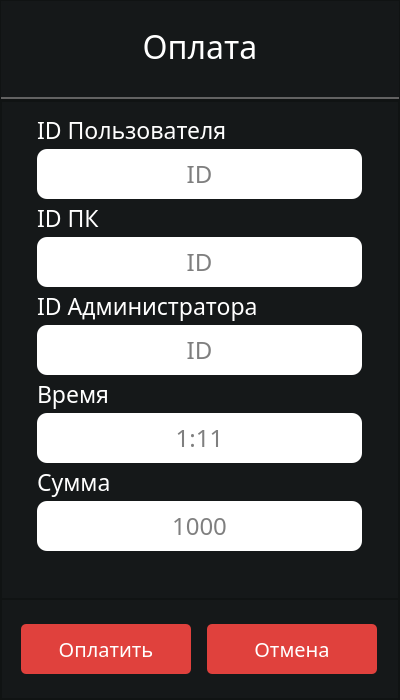
<?xml version="1.0" encoding="UTF-8"?>
<ui version="4.0">
 <class>PayWindow</class>
 <widget class="QMainWindow" name="PayWindow">
  <property name="geometry">
   <rect>
    <x>0</x>
    <y>0</y>
    <width>400</width>
    <height>700</height>
   </rect>
  </property>
  <property name="minimumSize">
   <size>
    <width>400</width>
    <height>700</height>
   </size>
  </property>
  <property name="maximumSize">
   <size>
    <width>400</width>
    <height>700</height>
   </size>
  </property>
  <property name="sizeIncrement">
   <size>
    <width>0</width>
    <height>0</height>
   </size>
  </property>
  <property name="windowTitle">
   <string>Оплата</string>
  </property>
  <property name="windowIcon">
   <iconset resource="../icon_and_logo_qrc/Logo.qrc">
    <normaloff>:/newPrefix/img/LOGO_icon_4.png</normaloff>:/newPrefix/img/LOGO_icon_4.png</iconset>
  </property>
  <property name="styleSheet">
   <string notr="true">background-color: #151819;</string>
  </property>
  <widget class="QWidget" name="centralwidget">
   <layout class="QVBoxLayout" name="verticalLayout">
    <property name="spacing">
     <number>0</number>
    </property>
    <property name="leftMargin">
     <number>0</number>
    </property>
    <property name="topMargin">
     <number>0</number>
    </property>
    <property name="rightMargin">
     <number>0</number>
    </property>
    <property name="bottomMargin">
     <number>0</number>
    </property>
    <item>
     <widget class="QFrame" name="title">
      <property name="maximumSize">
       <size>
        <width>16777215</width>
        <height>100</height>
       </size>
      </property>
      <property name="frameShape">
       <enum>QFrame::StyledPanel</enum>
      </property>
      <property name="frameShadow">
       <enum>QFrame::Raised</enum>
      </property>
      <layout class="QGridLayout" name="gridLayout_2">
       <property name="leftMargin">
        <number>0</number>
       </property>
       <property name="topMargin">
        <number>0</number>
       </property>
       <property name="rightMargin">
        <number>0</number>
       </property>
       <property name="bottomMargin">
        <number>0</number>
       </property>
       <item row="0" column="0">
        <widget class="QLabel" name="label">
         <property name="font">
          <font>
           <family>Montserrat Medium</family>
           <pointsize>24</pointsize>
          </font>
         </property>
         <property name="styleSheet">
          <string notr="true">color: #fff;</string>
         </property>
         <property name="text">
          <string>Оплата</string>
         </property>
         <property name="alignment">
          <set>Qt::AlignCenter</set>
         </property>
        </widget>
       </item>
       <item row="1" column="0">
        <widget class="QFrame" name="line">
         <property name="maximumSize">
          <size>
           <width>400</width>
           <height>2</height>
          </size>
         </property>
         <property name="styleSheet">
          <string notr="true">background-color: rgb(127, 127, 127);</string>
         </property>
         <property name="frameShape">
          <enum>QFrame::StyledPanel</enum>
         </property>
         <property name="frameShadow">
          <enum>QFrame::Raised</enum>
         </property>
        </widget>
       </item>
      </layout>
     </widget>
    </item>
    <item>
     <widget class="QFrame" name="frame_1">
      <property name="styleSheet">
       <string notr="true"/>
      </property>
      <property name="frameShape">
       <enum>QFrame::StyledPanel</enum>
      </property>
      <property name="frameShadow">
       <enum>QFrame::Raised</enum>
      </property>
      <layout class="QVBoxLayout" name="verticalLayout_2">
       <property name="spacing">
        <number>0</number>
       </property>
       <property name="leftMargin">
        <number>0</number>
       </property>
       <property name="topMargin">
        <number>0</number>
       </property>
       <property name="rightMargin">
        <number>0</number>
       </property>
       <property name="bottomMargin">
        <number>0</number>
       </property>
       <item>
        <widget class="QFrame" name="info">
         <property name="layoutDirection">
          <enum>Qt::LeftToRight</enum>
         </property>
         <property name="frameShape">
          <enum>QFrame::StyledPanel</enum>
         </property>
         <property name="frameShadow">
          <enum>QFrame::Raised</enum>
         </property>
         <layout class="QGridLayout" name="gridLayout">
          <property name="leftMargin">
           <number>11</number>
          </property>
          <property name="topMargin">
           <number>11</number>
          </property>
          <property name="rightMargin">
           <number>11</number>
          </property>
          <property name="bottomMargin">
           <number>11</number>
          </property>
          <property name="horizontalSpacing">
           <number>0</number>
          </property>
          <property name="verticalSpacing">
           <number>2</number>
          </property>
          <item row="9" column="0">
           <widget class="QLineEdit" name="input_email">
            <property name="maximumSize">
             <size>
              <width>325</width>
              <height>50</height>
             </size>
            </property>
            <property name="font">
             <font>
              <family>Montserrat Medium</family>
              <pointsize>18</pointsize>
             </font>
            </property>
            <property name="styleSheet">
             <string notr="true">color: rgb(0, 0, 0);
background-color: rgb(255, 255, 255);
border-radius: 10px;</string>
            </property>
            <property name="text">
             <string/>
            </property>
            <property name="cursorPosition">
             <number>0</number>
            </property>
            <property name="alignment">
             <set>Qt::AlignCenter</set>
            </property>
            <property name="placeholderText">
             <string>1:11</string>
            </property>
           </widget>
          </item>
          <item row="15" column="0">
           <widget class="QLineEdit" name="input_email_2">
            <property name="maximumSize">
             <size>
              <width>325</width>
              <height>50</height>
             </size>
            </property>
            <property name="font">
             <font>
              <family>Montserrat Medium</family>
              <pointsize>18</pointsize>
             </font>
            </property>
            <property name="styleSheet">
             <string notr="true">color: rgb(0, 0, 0);
background-color: rgb(255, 255, 255);
border-radius: 10px;</string>
            </property>
            <property name="text">
             <string/>
            </property>
            <property name="cursorPosition">
             <number>0</number>
            </property>
            <property name="alignment">
             <set>Qt::AlignCenter</set>
            </property>
            <property name="placeholderText">
             <string>1000</string>
            </property>
           </widget>
          </item>
          <item row="4" column="0">
           <widget class="QLabel" name="text_pass">
            <property name="maximumSize">
             <size>
              <width>16777215</width>
              <height>30</height>
             </size>
            </property>
            <property name="font">
             <font>
              <family>Montserrat Medium</family>
              <pointsize>17</pointsize>
             </font>
            </property>
            <property name="styleSheet">
             <string notr="true">color: #fff;</string>
            </property>
            <property name="text">
             <string>ID Администратора</string>
            </property>
           </widget>
          </item>
          <item row="1" column="0">
           <widget class="QLineEdit" name="input_fio">
            <property name="maximumSize">
             <size>
              <width>325</width>
              <height>50</height>
             </size>
            </property>
            <property name="font">
             <font>
              <family>Montserrat Medium</family>
              <pointsize>18</pointsize>
             </font>
            </property>
            <property name="styleSheet">
             <string notr="true">color: rgb(0, 0, 0);
background-color: rgb(255, 255, 255);
border-radius: 10px;</string>
            </property>
            <property name="text">
             <string/>
            </property>
            <property name="cursorPosition">
             <number>0</number>
            </property>
            <property name="alignment">
             <set>Qt::AlignCenter</set>
            </property>
            <property name="placeholderText">
             <string>ID</string>
            </property>
           </widget>
          </item>
          <item row="16" column="0">
           <widget class="QLabel" name="label_2">
            <property name="maximumSize">
             <size>
              <width>16777215</width>
              <height>20</height>
             </size>
            </property>
            <property name="font">
             <font>
              <family>Montserrat Medium</family>
              <pointsize>10</pointsize>
             </font>
            </property>
            <property name="styleSheet">
             <string notr="true">color: red;</string>
            </property>
            <property name="text">
             <string/>
            </property>
            <property name="alignment">
             <set>Qt::AlignCenter</set>
            </property>
           </widget>
          </item>
          <item row="0" column="0">
           <widget class="QLabel" name="text_login">
            <property name="maximumSize">
             <size>
              <width>16777215</width>
              <height>30</height>
             </size>
            </property>
            <property name="font">
             <font>
              <family>Montserrat Medium</family>
              <pointsize>17</pointsize>
             </font>
            </property>
            <property name="styleSheet">
             <string notr="true">color: #fff;</string>
            </property>
            <property name="text">
             <string>ID Пользователя</string>
            </property>
           </widget>
          </item>
          <item row="3" column="0">
           <widget class="QLineEdit" name="input_login_2">
            <property name="maximumSize">
             <size>
              <width>325</width>
              <height>50</height>
             </size>
            </property>
            <property name="font">
             <font>
              <family>Montserrat Medium</family>
              <pointsize>18</pointsize>
             </font>
            </property>
            <property name="styleSheet">
             <string notr="true">color: rgb(0, 0, 0);
background-color: rgb(255, 255, 255);
border-radius: 10px;</string>
            </property>
            <property name="text">
             <string/>
            </property>
            <property name="cursorPosition">
             <number>0</number>
            </property>
            <property name="alignment">
             <set>Qt::AlignCenter</set>
            </property>
            <property name="placeholderText">
             <string>ID</string>
            </property>
           </widget>
          </item>
          <item row="2" column="0">
           <widget class="QLabel" name="text_phone_2">
            <property name="maximumSize">
             <size>
              <width>16777215</width>
              <height>30</height>
             </size>
            </property>
            <property name="font">
             <font>
              <family>Montserrat Medium</family>
              <pointsize>17</pointsize>
             </font>
            </property>
            <property name="styleSheet">
             <string notr="true">color: #fff;</string>
            </property>
            <property name="text">
             <string>ID ПК</string>
            </property>
           </widget>
          </item>
          <item row="5" column="0">
           <widget class="QLineEdit" name="input_login">
            <property name="maximumSize">
             <size>
              <width>325</width>
              <height>50</height>
             </size>
            </property>
            <property name="font">
             <font>
              <family>Montserrat Medium</family>
              <pointsize>18</pointsize>
             </font>
            </property>
            <property name="styleSheet">
             <string notr="true">color: rgb(0, 0, 0);
background-color: rgb(255, 255, 255);
border-radius: 10px;</string>
            </property>
            <property name="text">
             <string/>
            </property>
            <property name="cursorPosition">
             <number>0</number>
            </property>
            <property name="alignment">
             <set>Qt::AlignCenter</set>
            </property>
            <property name="placeholderText">
             <string>ID</string>
            </property>
           </widget>
          </item>
          <item row="14" column="0">
           <widget class="QLabel" name="text_email_2">
            <property name="maximumSize">
             <size>
              <width>16777215</width>
              <height>30</height>
             </size>
            </property>
            <property name="font">
             <font>
              <family>Montserrat Medium</family>
              <pointsize>17</pointsize>
             </font>
            </property>
            <property name="styleSheet">
             <string notr="true">color: #fff;</string>
            </property>
            <property name="text">
             <string>Сумма</string>
            </property>
           </widget>
          </item>
          <item row="8" column="0">
           <widget class="QLabel" name="text_email">
            <property name="maximumSize">
             <size>
              <width>16777215</width>
              <height>30</height>
             </size>
            </property>
            <property name="font">
             <font>
              <family>Montserrat Medium</family>
              <pointsize>17</pointsize>
             </font>
            </property>
            <property name="styleSheet">
             <string notr="true">color: #fff;</string>
            </property>
            <property name="text">
             <string>Время</string>
            </property>
           </widget>
          </item>
         </layout>
        </widget>
       </item>
       <item>
        <widget class="QFrame" name="btn">
         <property name="maximumSize">
          <size>
           <width>16777215</width>
           <height>100</height>
          </size>
         </property>
         <property name="sizeIncrement">
          <size>
           <width>0</width>
           <height>1000</height>
          </size>
         </property>
         <property name="font">
          <font>
           <pointsize>10</pointsize>
          </font>
         </property>
         <property name="frameShape">
          <enum>QFrame::StyledPanel</enum>
         </property>
         <property name="frameShadow">
          <enum>QFrame::Raised</enum>
         </property>
         <layout class="QHBoxLayout" name="horizontalLayout">
          <item>
           <widget class="QPushButton" name="btn_add">
            <property name="maximumSize">
             <size>
              <width>170</width>
              <height>50</height>
             </size>
            </property>
            <property name="font">
             <font>
              <family>Montserrat Medium</family>
              <pointsize>15</pointsize>
             </font>
            </property>
            <property name="styleSheet">
             <string notr="true">QPushButton{
background-color: rgb(224, 65, 61);
color: #fff;
border-radius: 5px;
}

QPushButton:hover{
background-color: #690200;
}</string>
            </property>
            <property name="text">
             <string>Оплатить</string>
            </property>
           </widget>
          </item>
          <item>
           <widget class="QPushButton" name="btn_cancel">
            <property name="maximumSize">
             <size>
              <width>170</width>
              <height>50</height>
             </size>
            </property>
            <property name="font">
             <font>
              <family>Montserrat Medium</family>
              <pointsize>15</pointsize>
             </font>
            </property>
            <property name="styleSheet">
             <string notr="true">QPushButton{
background-color: rgb(224, 65, 61);
color: #fff;
border-radius: 5px;
}

QPushButton:hover{
background-color: #690200;
}</string>
            </property>
            <property name="text">
             <string>Отмена</string>
            </property>
           </widget>
          </item>
         </layout>
        </widget>
       </item>
      </layout>
     </widget>
    </item>
   </layout>
  </widget>
 </widget>
 <resources>
  <include location="../icon_and_logo_qrc/Logo.qrc"/>
 </resources>
 <connections/>
</ui>
